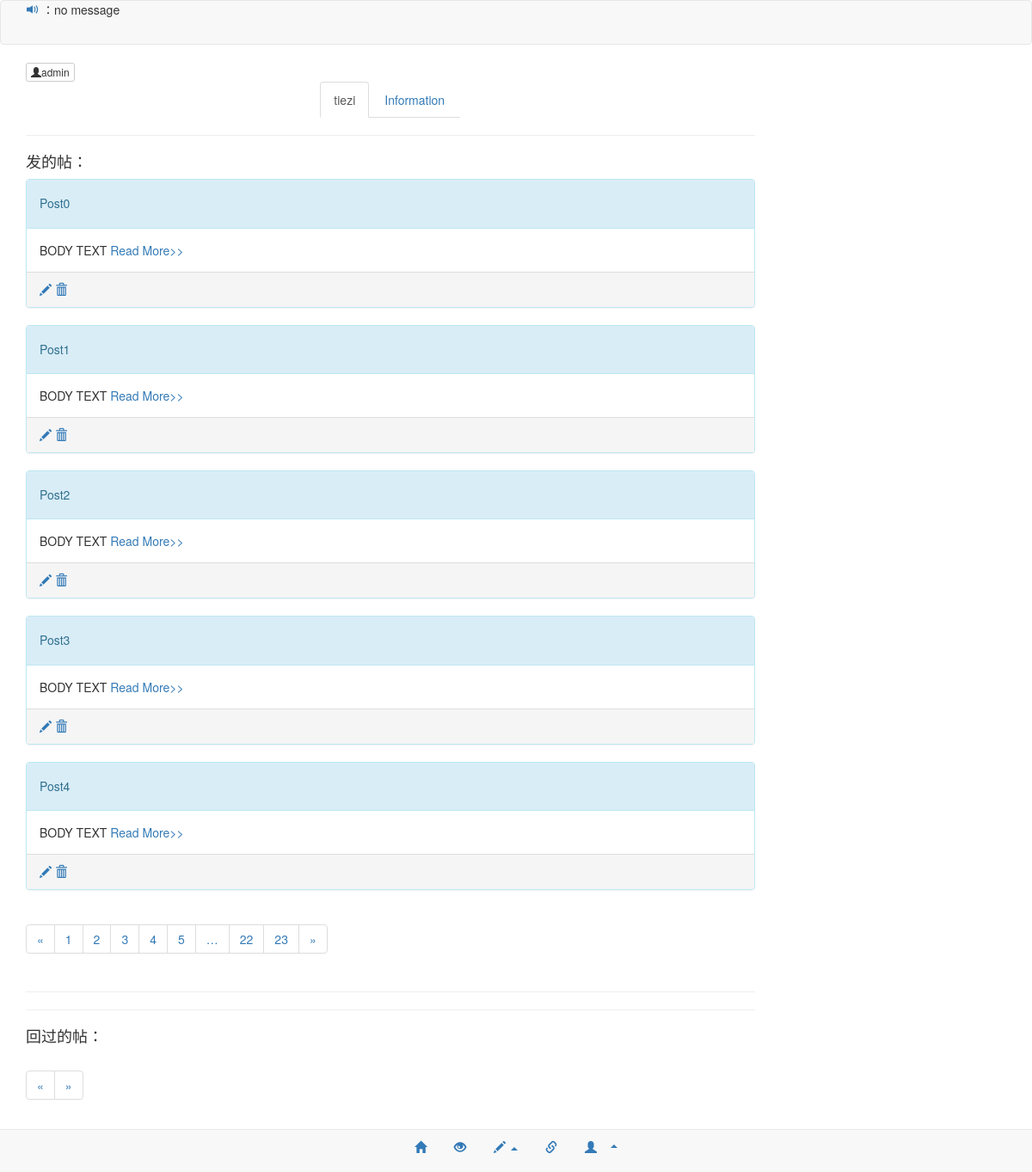
Screenshot of /tiezi/user_admin/ (signed in) with the database file from the repository.
### webapp/models.py (models this page shows, shortened)
class Note(db.Model):
    id = db.Column(db.Integer(), primary_key=True)
    text = db.Column(db.Text())
    publish_date = db.Column(db.DateTime())
    user_id = db.Column(db.Integer(),
                        db.ForeignKey('user.id'))

class User(db.Model):
    id = db.Column(db.Integer(), primary_key=True)
    username = db.Column(db.String(255))
    email = db.Column(db.String(255))
    password = db.Column(db.String(255))
    nick_name = db.Column(db.String(255))
    class_major = db.Column(db.String(255))
    description = db.Column(db.Text())
    blog_addr = db.Column(db.String(255))
    github_addr = db.Column(db.String(255))
    posts = db.relationship('Post',
                             backref='user',
                             lazy='dynamic')
    comments = db.relationship('Comment',
                         backref='user',
                         lazy='dynamic')
    roles = db.relationship(
        'Role',
        secondary=roles,
        backref=db.backref('users', lazy='dynamic')
        )
    related_posts = db.relationship('RelatedPost',
                             backref='user',
                             lazy='dynamic')
    practices = db.relationship('Practice',
                             backref='user',
                             lazy='dynamic')
    answers = db.relationship('Answer',
                             backref='user',
                             lazy='dynamic')
    answer_comments = db.relationship('AnswerComment',
                         backref='user',
                         lazy='dynamic')

class Post(db.Model):
    id = db.Column(db.Integer(), primary_key=True)
    title = db.Column(db.String(255))
    is_top = db.Column(db.Boolean())
    text = db.Column(db.Text())
    publish_date = db.Column(db.DateTime())
    dynamic_date = db.Column(db.DateTime())
    user_id = db.Column(db.Integer(),
                        db.ForeignKey('user.id'))
    tags = db.relationship('Tag',
                           secondary=tags,
                           backref=db.backref('posts',lazy='dynamic')
                           )
    comments = db.relationship('Comment',
                               backref='post',
                              lazy='dynamic')
    related_posts = db.relationship('RelatedPost',
                             backref='post',
                             lazy='dynamic')

### webapp/controllers/tiezi.py (the view)
@login_required
@tiezi_blueprint.route('/user_admin/')
@tiezi_blueprint.route('/user_admin/<int:page>')
def user_admin(page=1):
    user = current_user
    try:
        posts = user.posts.order_by(Post.publish_date.desc()).paginate(page, 5)
    except Exception as e:
        print(e)
        posts = None
    try:
        comment_related_posts = RelatedPost.query.filter_by(is_commented_only=True,
            user_id=current_user.id).paginate(page,5)
    except Exception as e:
        print(e)
        comment_related_posts = None
    not_viewed_inform_num = get_not_viewed_inform_num()
    return render_template(
        'user_admin.html',
        tag=tag,
        posts=posts,
        comment_related_posts=comment_related_posts,
        user=user,
        note=get_note(),
        Comment=Comment,
        not_viewed_inform_num=not_viewed_inform_num
        )

### webapp/__init__.py (called while the page is built)
def delete_html(string=None):
    for html_tag in ['<p>','</p>','<a>','</a>','<h1>','</h1>','<h2>','<div>','</div>']:
        if string:
            string = string.replace(html_tag,'')
    return string

### webapp/controllers/tiezi.py (called while the page is built)
def get_not_viewed_inform_num():
    try:
        if current_user.username:
            not_viewed_posts = RelatedPost.query.filter_by(is_viewed=False,
                                                         user_id=current_user.id).all()
            return len(not_viewed_posts)
        else:
            return None
    except:
        return None

def get_note():
    try:
        note = Note.query.order_by(Note.publish_date.desc()).limit(1).one()
        return note
    except:
        note = Note()
        note.text = "no message"
        note.publish_date = datetime.datetime.now()
        db.session.add(note)
        db.session.commit()
        get_note()

@tiezi_blueprint.before_request
def check_user():
    if 'username' in session:
        g.current_user = User.query.filter_by(
            username=session['username']
            ).one()
    else:
        g.current_user = None

### webapp/extensions.py (called while the page is built)
@login_manager.user_loader
def load_user(userid):
    from webapp.models import User
    return User.query.get(userid)

### webapp/templates/tiezi/user_admin.html (shortened to what this page needs)
{% extends "base.html" %}
{% block body %}
    <div class="row">
        <div class="col-lg-9">
            <button type="button" class="btn btn-default btn-xs">
                <span class="glyphicon glyphicon-user"></span>{{ current_user.username }}
            </button>
            <ul class="nav nav-tabs">
                <li  class="active">
                    <a href="{{ url_for('.user_admin') }}">tiezi</a>
                </li>
                <li>
                    <a href="{{ url_for('.user_info_setting', username=current_user.username) }}">Information</a>
                </li>
            </ul>
            <hr>
            <h4>发的帖：</h4>
            {% if posts %}
                {% for post in posts.items %}
                    <div class="panel panel-info">
                        <div class="panel-heading"><h5>{{ post.title }}</h5></div>
                        <div class="panel-body">{{ post.text | truncate(500) | safe }}
                            <a href="{{ url_for('.post', post_id=post.id) }}">Read More>></a>
                        </div>
                        <div class="panel-footer">
                            <a href="{{ url_for('.edit_post', id=post.id) }}">
                              <span class="glyphicon glyphicon-pencil"></span>
                            </a>
                            <a href="{{ url_for('.delete_post_in_user_admin', id=post.id) }}">
                              <span class="glyphicon glyphicon-trash"></span>
                            </a>
                        </div>
                    </div>
                {% endfor %}
            {% endif %}
            {{ render_pagination(posts, '.user_admin') }}
            <hr>
            <hr>
            <h4>回过的帖：</h4>
            {{ render_pagination(comment_related_posts, '.user_admin') }}
        </div>
    </div>
{% endblock %}

### webapp/templates/main/base.html (shortened to what this page needs)
{% macro render_pagination(pagination, endpoint) %}
    <nav>
        <ul class="pagination">
            <li>
                <a href="{{ url_for('tiezi.home', page=pagination.prev().page) }}" aria-label="Previous">
                    <span aria-hidden="true">&laquo;</span>
                </a>
            </li>
            {% for page in pagination.iter_pages() %}
                {% if page %}
                    {% if page != pagination.page %}
                        <li><a href="{{ url_for(endpoint, page=page) }}">{{ page }}</a></li>
                    {% else %}
                        <li><a href="">{{ page }}</a></li>
                    {% endif %}
                {% else %}
                    <li><a>…</a><li>
                {% endif %}
            {% endfor %}
            <li>
                <a href="{{ url_for('tiezi.home', page=pagination.next().page) }}" aria-label="Next">
                    <span aria-hidden="true">&raquo;</span>
                </a>
            </li>
        </ul>
    </nav>
{% endmacro %}
<!DOCTYPE html>
<html>
    <head>
      <link rel="stylesheet" href="{{ url_for('static', filename='css/bootstrap.min.css') }}">
    </head>
    <body style="background-color: white">
    <nav class="navbar navbar-default" role="navigation">
      <div class="container-fluid">
      <div class="navbar-header">
        <a class="navbar-brand" href="#"><a><span class="glyphicon glyphicon-volume-up"></span></a> ：{{ note.text | truncate(150) | delete_html() }}</a>
      </div>
      </div>
    </nav>
    <nav class="navbar navbar-default navbar-fixed-bottom" role="navigation">
    <ul class="nav nav-pills">
      <li><a href="{{ url_for('tiezi.home') }}"><span class="glyphicon glyphicon-home"></span></a></li>
      <li><a href="{{ url_for('practice_.home') }}"><span class="glyphicon glyphicon-eye-open"></span></a></li>
      <li class="dropdown">
            <a href="#" class="dropdown-toggle" data-toggle="dropdown">
             <span class="glyphicon glyphicon-pencil"></span>
              <b class="caret"></b>
            </a>
      </li>
      <li>
          <a href="{{ url_for('glinks.glinks') }}">
          <span class="glyphicon glyphicon-link"></span>
          </a>
      </li>
      <li class="dropdown">
            {% if current_user.username %}
            <a href="#" class="dropdown-toggle" data-toggle="dropdown">
             <span class="glyphicon glyphicon-user">
              <b class="caret"></b>
            </a>
            {% endif %}
      </li>
    </ul>
    </nav>
        <div class="container">
            {% block body %}
            {% endblock %}
        </div>
    <footer>
      <br>
      <br>
      <br>
    </footer>
    </body>
</html>

### webapp/templates/main/base.html (style rules this page uses)
.nav { display:table; margin:0 auto; }

### rows the page displays
Note: text|delete_html "no message"
User: username "admin"
Post: title "Post0", text "BODY TEXT"
Post: title "Post1", text "BODY TEXT"
Post: title "Post2", text "BODY TEXT"
Post: title "Post3", text "BODY TEXT"
Post: title "Post4", text "BODY TEXT"

### other values shown
{{ page }} "1"
{{ page }} "2" "3" "4" "5" "22" "23"
